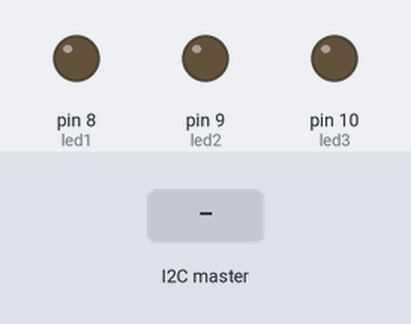
Bench run of a sketch on a simulated Arduino Uno, built with avr-gcc and run on an emulated ATmega328P. Parts: output pins drawn as LEDs (lit = HIGH). The test bench sets the inputs (shaded band).

Above: at 1.2 s.
1.3 s: the I2C master sends "A"
At 2.2 s:
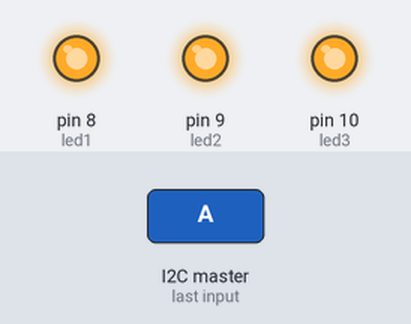
2.8 s: the I2C master sends "B"
At 3.4 s:
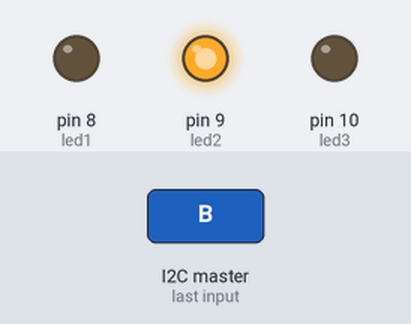
4.3 s: the I2C master sends "C"
At 5.5 s:
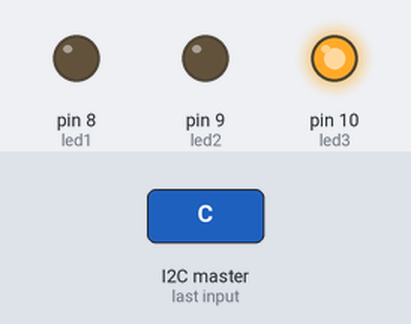
5.8 s: the I2C master sends the byte 1
At 6.8 s:
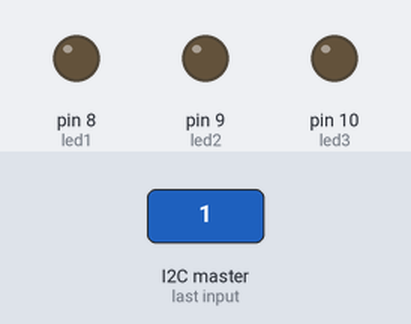
Timing chart, 0 to 8.3 s (numbered marks = the images above; inputs shaded):
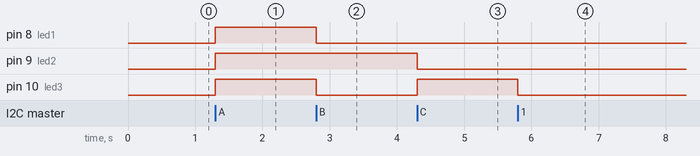

Measured:
- after the input at 1.3 s, pin 8 (led1), pin 9 (led2), pin 10 (led3): LOW → HIGH at once
- after the input at 2.8 s, pin 8 (led1), pin 10 (led3): HIGH → LOW at once
- after the input at 4.3 s, pin 9 (led2): HIGH → LOW at once; pin 10 (led3): LOW → HIGH at once
- after the input at 5.8 s, pin 10 (led3): HIGH → LOW at once

The sketch:

Esclavo2.ino
```cpp
#include <Wire.h>
char dato;
const int led1=8;
const int led2=9;
const int led3=10;
void setup() {
  // put your setup code here, to run once:
Wire.begin(4);
Wire.onReceive(receiveEvent);
Serial.begin(9600);
pinMode(led1,OUTPUT);
pinMode(led2,OUTPUT);
pinMode(led3,OUTPUT);
}

void loop() {
  // put your main code here, to run repeatedly:

}
void receiveEvent(int bytes){
  while(Wire.available()){
    dato=Wire.read();
    switch(dato){
      case 'A':
      digitalWrite(led1,HIGH);
      digitalWrite(led2,HIGH);
      digitalWrite(led3,HIGH);
      break;
      case 'B':
      digitalWrite(led1,LOW);
      digitalWrite(led2,HIGH);
      digitalWrite(led3,LOW);
      break;
      case 'C':
      digitalWrite(led1,LOW);
      digitalWrite(led2,LOW);
      digitalWrite(led3,HIGH);
      break;
      default:

      digitalWrite(led1,LOW);
      digitalWrite(led2,LOW);
      digitalWrite(led3,LOW);
      break;
      }
    }
  }
```
